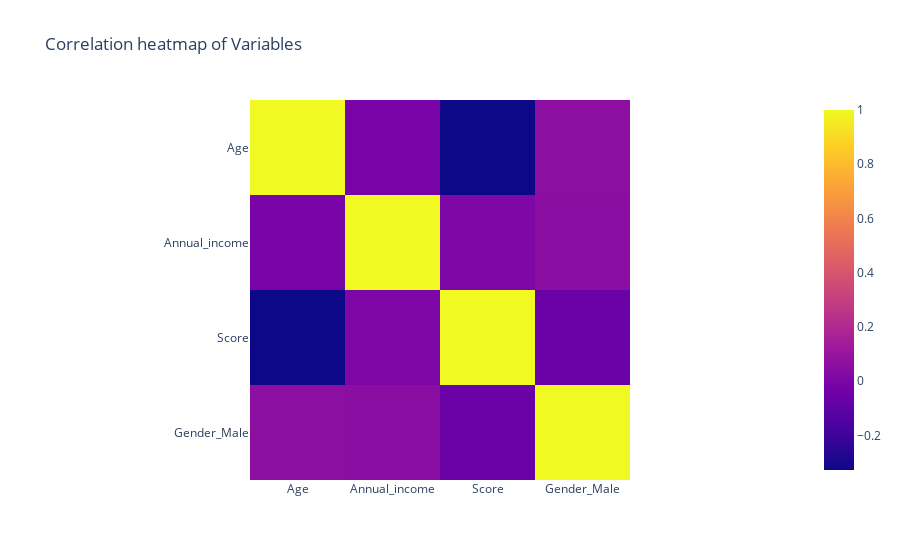

The notebook cell this image was saved under:
### Code cell
import plotly.express as px
px.imshow(df.corr(), title='Correlation heatmap of Variables')

### Figure 1 — Plotly figure (JSON) as saved in the notebook; plotly's stock layout.template omitted (floating-point values rounded to 4 significant figures)
{"data": [{"coloraxis": "coloraxis", "hovertemplate": "x: %{x}<br>y: %{y}<br>color: %{z}<extra></extra>", "name": "0", "type": "heatmap", "x": ["Age", "Annual_income", "Score", "Gender_Male"], "xaxis": "x", "y": ["Age", "Annual_income", "Score", "Gender_Male"], "yaxis": "y", "z": [[1, -0.0124, -0.3272, 0.06087], [-0.0124, 1, 0.009903, 0.05641], [-0.3272, 0.009903, 1, -0.05811], [0.06087, 0.05641, -0.05811, 1]]}], "layout": {"coloraxis": {"colorscale": [[0, "#0d0887"], [0.1111, "#46039f"], [0.2222, "#7201a8"], [0.3333, "#9c179e"], [0.4444, "#bd3786"], [0.5556, "#d8576b"], [0.6667, "#ed7953"], [0.7778, "#fb9f3a"], [0.8889, "#fdca26"], [1, "#f0f921"]]}, "title": {"text": "Correlation heatmap of Variables"}, "xaxis": {"anchor": "y", "constrain": "domain", "domain": [0, 1], "scaleanchor": "y"}, "yaxis": {"anchor": "x", "autorange": "reversed", "constrain": "domain", "domain": [0, 1]}}}
